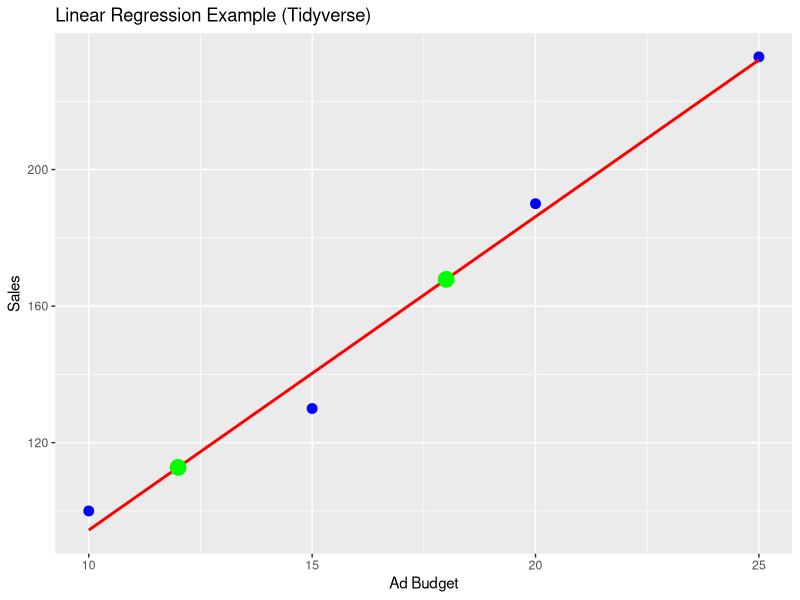

Reproduce this figure in R. (Note: this script raises an error after producing the figure.)
library(tidyverse)
library(broom)    # for model summary
library(modelr)   # for model metrics

# Create data
data <- tibble(
  ads = c(10, 15, 20, 25),
  sales = c(100, 130, 190, 233)
)

# Fit linear model
model <- lm(sales ~ ads, data = data)

# Tidy model summary
model %>% tidy()
model %>% glance()

# Predict and calculate residuals
data_with_preds <- data %>%
  add_predictions(model) %>%
  mutate(residual = sales - pred)

# Calculate MSE
mse <- data_with_preds %>%
  summarise(mse = mean(residual^2))

print(mse)

# Predict new values
new_data <- tibble(ads = c(12, 18))
predictions <- predict(model, newdata = new_data)
pr_df <- bind_cols(new_data, predicted_sales = predictions)

# Plot
data %>%
  ggplot(aes(x = ads, y = sales)) +
  geom_point(color = "blue", size = 3) +
  geom_smooth(method = "lm", se = FALSE, color = "red") +
  geom_point(data = pr_df, aes(x = ads, y = predicted_sales), size = 5, color = "green") +
  labs(
    title = "Linear Regression Example (Tidyverse)",
    x = "Ad Budget",
    y = "Sales"
  )


model <- lm(Sales ~ TV + Direct + Social_Media + Influencer, data = sales_data)



  
